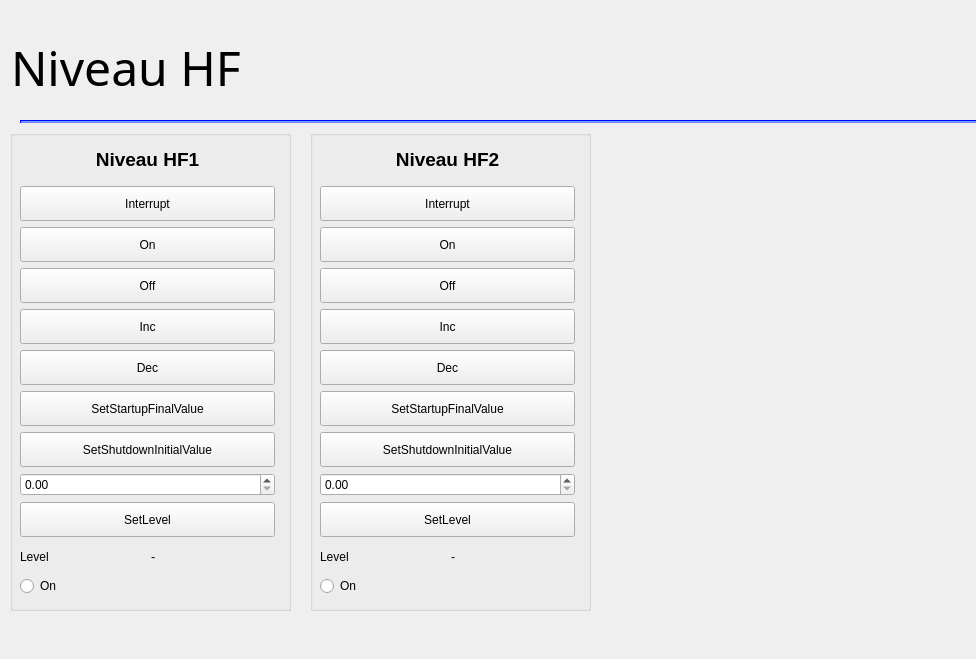
<?xml version="1.0" encoding="UTF-8"?>
<ui version="4.0">
 <class>NiveauGui</class>
 <widget class="QWidget" name="NiveauGui">
  <property name="geometry">
   <rect>
    <x>0</x>
    <y>0</y>
    <width>976</width>
    <height>659</height>
   </rect>
  </property>
  <property name="sizePolicy">
   <sizepolicy hsizetype="Maximum" vsizetype="Maximum">
    <horstretch>0</horstretch>
    <verstretch>0</verstretch>
   </sizepolicy>
  </property>
  <property name="maximumSize">
   <size>
    <width>1900</width>
    <height>1200</height>
   </size>
  </property>
  <property name="windowTitle">
   <string>Form</string>
  </property>
  <property name="styleSheet">
   <string notr="true"/>
  </property>
  <widget class="QWidget" name="layoutWidget">
   <property name="geometry">
    <rect>
     <x>11</x>
     <y>13</y>
     <width>1631</width>
     <height>111</height>
    </rect>
   </property>
   <layout class="QHBoxLayout" name="horizontalLayout_3">
    <item>
     <widget class="QLabel" name="label_4">
      <property name="maximumSize">
       <size>
        <width>16777215</width>
        <height>78</height>
       </size>
      </property>
      <property name="font">
       <font>
        <family>padmaa</family>
        <pointsize>40</pointsize>
       </font>
      </property>
      <property name="styleSheet">
       <string notr="true">border: none
</string>
      </property>
      <property name="text">
       <string>&lt;html&gt;&lt;head/&gt;&lt;body&gt;&lt;p&gt;&lt;span style=&quot; font-size:36pt;&quot;&gt;Niveau HF&lt;/span&gt;&lt;/p&gt;&lt;/body&gt;&lt;/html&gt;</string>
      </property>
     </widget>
    </item>
    <item>
     <spacer name="horizontalSpacer">
      <property name="orientation">
       <enum>Qt::Horizontal</enum>
      </property>
      <property name="sizeHint" stdset="0">
       <size>
        <width>40</width>
        <height>20</height>
       </size>
      </property>
     </spacer>
    </item>
    <item>
     <spacer name="horizontalSpacer_3">
      <property name="orientation">
       <enum>Qt::Horizontal</enum>
      </property>
      <property name="sizeHint" stdset="0">
       <size>
        <width>40</width>
        <height>20</height>
       </size>
      </property>
     </spacer>
    </item>
    <item>
     <layout class="QHBoxLayout" name="horizontalLayout_6"/>
    </item>
   </layout>
  </widget>
  <widget class="Line" name="line">
   <property name="geometry">
    <rect>
     <x>20</x>
     <y>120</y>
     <width>1540</width>
     <height>3</height>
    </rect>
   </property>
   <property name="styleSheet">
    <string notr="true">#line {
border: 0.5px solid blue;
background: rgb(85, 170, 255);
        border-style: inset;
}</string>
   </property>
   <property name="orientation">
    <enum>Qt::Horizontal</enum>
   </property>
  </widget>
  <widget class="QGroupBox" name="groupBox_4">
   <property name="geometry">
    <rect>
     <x>10</x>
     <y>130</y>
     <width>281</width>
     <height>481</height>
    </rect>
   </property>
   <property name="title">
    <string/>
   </property>
   <widget class="QWidget" name="verticalLayoutWidget_6">
    <property name="geometry">
     <rect>
      <x>10</x>
      <y>10</y>
      <width>255</width>
      <height>456</height>
     </rect>
    </property>
    <layout class="QVBoxLayout" name="verticalLayout_6">
     <item>
      <widget class="QLabel" name="label_13">
       <property name="sizePolicy">
        <sizepolicy hsizetype="Minimum" vsizetype="Preferred">
         <horstretch>0</horstretch>
         <verstretch>0</verstretch>
        </sizepolicy>
       </property>
       <property name="minimumSize">
        <size>
         <width>0</width>
         <height>40</height>
        </size>
       </property>
       <property name="maximumSize">
        <size>
         <width>16777215</width>
         <height>40</height>
        </size>
       </property>
       <property name="text">
        <string>&lt;html&gt;&lt;head/&gt;&lt;body&gt;&lt;p&gt;&lt;span style=&quot; font-size:14pt; font-weight:600;&quot;&gt;Niveau HF1&lt;/span&gt;&lt;/p&gt;&lt;/body&gt;&lt;/html&gt;</string>
       </property>
       <property name="alignment">
        <set>Qt::AlignCenter</set>
       </property>
      </widget>
     </item>
     <item>
      <widget class="QPushButton" name="pushButton_interrupt">
       <property name="minimumSize">
        <size>
         <width>0</width>
         <height>35</height>
        </size>
       </property>
       <property name="text">
        <string>Interrupt</string>
       </property>
      </widget>
     </item>
     <item>
      <widget class="QPushButton" name="pushButton_niveau_on">
       <property name="minimumSize">
        <size>
         <width>0</width>
         <height>35</height>
        </size>
       </property>
       <property name="text">
        <string>On</string>
       </property>
      </widget>
     </item>
     <item>
      <widget class="QPushButton" name="pushButton_niveau_off">
       <property name="minimumSize">
        <size>
         <width>0</width>
         <height>35</height>
        </size>
       </property>
       <property name="text">
        <string>Off</string>
       </property>
      </widget>
     </item>
     <item>
      <widget class="QPushButton" name="pushButton_niveau_inc">
       <property name="minimumSize">
        <size>
         <width>0</width>
         <height>35</height>
        </size>
       </property>
       <property name="text">
        <string>Inc</string>
       </property>
      </widget>
     </item>
     <item>
      <widget class="QPushButton" name="pushButton_niveau_dec">
       <property name="minimumSize">
        <size>
         <width>0</width>
         <height>35</height>
        </size>
       </property>
       <property name="text">
        <string>Dec</string>
       </property>
      </widget>
     </item>
     <item>
      <widget class="QPushButton" name="pushButton_setstartupfinalvalue">
       <property name="minimumSize">
        <size>
         <width>0</width>
         <height>35</height>
        </size>
       </property>
       <property name="text">
        <string>SetStartupFinalValue</string>
       </property>
      </widget>
     </item>
     <item>
      <widget class="QPushButton" name="pushButton_setshutdowninitialvalue">
       <property name="minimumSize">
        <size>
         <width>0</width>
         <height>35</height>
        </size>
       </property>
       <property name="text">
        <string>SetShutdownInitialValue</string>
       </property>
      </widget>
     </item>
     <item>
      <widget class="QDoubleSpinBox" name="doubleSpinBox_value"/>
     </item>
     <item>
      <widget class="QPushButton" name="pushButton_setlevel">
       <property name="minimumSize">
        <size>
         <width>0</width>
         <height>35</height>
        </size>
       </property>
       <property name="text">
        <string>SetLevel</string>
       </property>
      </widget>
     </item>
     <item>
      <layout class="QHBoxLayout" name="horizontalLayout">
       <item>
        <widget class="QLabel" name="label_niveau_3">
         <property name="text">
          <string>Level</string>
         </property>
        </widget>
       </item>
       <item>
        <widget class="QLabel" name="label_niveau">
         <property name="text">
          <string>-</string>
         </property>
        </widget>
       </item>
      </layout>
     </item>
     <item>
      <widget class="QRadioButton" name="radiobutton_on">
       <property name="text">
        <string>On</string>
       </property>
      </widget>
     </item>
    </layout>
   </widget>
  </widget>
  <widget class="QGroupBox" name="groupBox_5">
   <property name="geometry">
    <rect>
     <x>310</x>
     <y>130</y>
     <width>281</width>
     <height>481</height>
    </rect>
   </property>
   <property name="title">
    <string/>
   </property>
   <widget class="QWidget" name="verticalLayoutWidget_7">
    <property name="geometry">
     <rect>
      <x>10</x>
      <y>10</y>
      <width>255</width>
      <height>456</height>
     </rect>
    </property>
    <layout class="QVBoxLayout" name="verticalLayout_7">
     <item>
      <widget class="QLabel" name="label_14">
       <property name="sizePolicy">
        <sizepolicy hsizetype="Minimum" vsizetype="Preferred">
         <horstretch>0</horstretch>
         <verstretch>0</verstretch>
        </sizepolicy>
       </property>
       <property name="minimumSize">
        <size>
         <width>0</width>
         <height>40</height>
        </size>
       </property>
       <property name="maximumSize">
        <size>
         <width>16777215</width>
         <height>40</height>
        </size>
       </property>
       <property name="text">
        <string>&lt;html&gt;&lt;head/&gt;&lt;body&gt;&lt;p&gt;&lt;span style=&quot; font-size:14pt; font-weight:600;&quot;&gt;Niveau HF2&lt;/span&gt;&lt;/p&gt;&lt;/body&gt;&lt;/html&gt;</string>
       </property>
       <property name="alignment">
        <set>Qt::AlignCenter</set>
       </property>
      </widget>
     </item>
     <item>
      <widget class="QPushButton" name="pushButton_interrupt_2">
       <property name="minimumSize">
        <size>
         <width>0</width>
         <height>35</height>
        </size>
       </property>
       <property name="text">
        <string>Interrupt</string>
       </property>
      </widget>
     </item>
     <item>
      <widget class="QPushButton" name="pushButton_niveau_on_2">
       <property name="minimumSize">
        <size>
         <width>0</width>
         <height>35</height>
        </size>
       </property>
       <property name="text">
        <string>On</string>
       </property>
      </widget>
     </item>
     <item>
      <widget class="QPushButton" name="pushButton_niveau_off_2">
       <property name="minimumSize">
        <size>
         <width>0</width>
         <height>35</height>
        </size>
       </property>
       <property name="text">
        <string>Off</string>
       </property>
      </widget>
     </item>
     <item>
      <widget class="QPushButton" name="pushButton_niveau_inc_2">
       <property name="minimumSize">
        <size>
         <width>0</width>
         <height>35</height>
        </size>
       </property>
       <property name="text">
        <string>Inc</string>
       </property>
      </widget>
     </item>
     <item>
      <widget class="QPushButton" name="pushButton_niveau_dec_2">
       <property name="minimumSize">
        <size>
         <width>0</width>
         <height>35</height>
        </size>
       </property>
       <property name="text">
        <string>Dec</string>
       </property>
      </widget>
     </item>
     <item>
      <widget class="QPushButton" name="pushButton_setstartupfinalvalue_2">
       <property name="minimumSize">
        <size>
         <width>0</width>
         <height>35</height>
        </size>
       </property>
       <property name="text">
        <string>SetStartupFinalValue</string>
       </property>
      </widget>
     </item>
     <item>
      <widget class="QPushButton" name="pushButton_setshutdowninitialvalue_2">
       <property name="minimumSize">
        <size>
         <width>0</width>
         <height>35</height>
        </size>
       </property>
       <property name="text">
        <string>SetShutdownInitialValue</string>
       </property>
      </widget>
     </item>
     <item>
      <widget class="QDoubleSpinBox" name="doubleSpinBox_value_2"/>
     </item>
     <item>
      <widget class="QPushButton" name="pushButton_setlevel_2">
       <property name="minimumSize">
        <size>
         <width>0</width>
         <height>35</height>
        </size>
       </property>
       <property name="text">
        <string>SetLevel</string>
       </property>
      </widget>
     </item>
     <item>
      <layout class="QHBoxLayout" name="horizontalLayout_2">
       <item>
        <widget class="QLabel" name="label_niveau_4">
         <property name="text">
          <string>Level</string>
         </property>
        </widget>
       </item>
       <item>
        <widget class="QLabel" name="label_niveau_2">
         <property name="text">
          <string>-</string>
         </property>
        </widget>
       </item>
      </layout>
     </item>
     <item>
      <widget class="QRadioButton" name="radiobutton_on_2">
       <property name="text">
        <string>On</string>
       </property>
      </widget>
     </item>
    </layout>
   </widget>
  </widget>
 </widget>
 <resources/>
 <connections/>
</ui>
